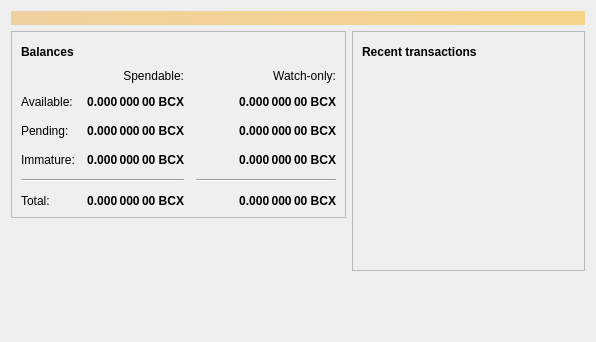
<?xml version="1.0" encoding="UTF-8"?>
<ui version="4.0">
 <class>OverviewPage</class>
 <widget class="QWidget" name="OverviewPage">
  <property name="geometry">
   <rect>
    <x>0</x>
    <y>0</y>
    <width>596</width>
    <height>342</height>
   </rect>
  </property>
  <property name="windowTitle">
   <string>Form</string>
  </property>
  <layout class="QVBoxLayout" name="topLayout">
   <item>
    <widget class="QLabel" name="labelAlerts">
     <property name="visible">
      <bool>false</bool>
     </property>
     <property name="styleSheet">
      <string notr="true">QLabel { background-color: qlineargradient(x1: 0, y1: 0, x2: 1, y2: 0, stop:0 #F0D0A0, stop:1 #F8D488); color:#000000; }</string>
     </property>
     <property name="wordWrap">
      <bool>true</bool>
     </property>
     <property name="margin">
      <number>3</number>
     </property>
     <property name="textInteractionFlags">
      <set>Qt::TextSelectableByMouse</set>
     </property>
    </widget>
   </item>
   <item>
    <layout class="QHBoxLayout" name="horizontalLayout" stretch="1,1">
     <item>
      <layout class="QVBoxLayout" name="verticalLayout_2">
       <item>
        <widget class="QFrame" name="frame">
         <property name="frameShape">
          <enum>QFrame::StyledPanel</enum>
         </property>
         <property name="frameShadow">
          <enum>QFrame::Raised</enum>
         </property>
         <layout class="QVBoxLayout" name="verticalLayout_4">
          <item>
           <layout class="QHBoxLayout" name="horizontalLayout_4">
            <item>
             <widget class="QLabel" name="label_5">
              <property name="font">
               <font>
                <weight>75</weight>
                <bold>true</bold>
               </font>
              </property>
              <property name="text">
               <string>Balances</string>
              </property>
             </widget>
            </item>
            <item>
             <widget class="QPushButton" name="labelWalletStatus">
              <property name="enabled">
               <bool>true</bool>
              </property>
              <property name="maximumSize">
               <size>
                <width>30</width>
                <height>16777215</height>
               </size>
              </property>
              <property name="toolTip">
               <string>The displayed information may be out of date. Your wallet automatically synchronizes with the BitcoinX network after a connection is established, but this process has not completed yet.</string>
              </property>
              <property name="text">
               <string/>
              </property>
              <property name="icon">
               <iconset resource="../bitcoin.qrc">
                <normaloff>:/icons/warning</normaloff>
                <disabledoff>:/icons/warning</disabledoff>:/icons/warning</iconset>
              </property>
              <property name="iconSize">
               <size>
                <width>24</width>
                <height>24</height>
               </size>
              </property>
              <property name="flat">
               <bool>true</bool>
              </property>
             </widget>
            </item>
            <item>
             <spacer name="horizontalSpacer_3">
              <property name="orientation">
               <enum>Qt::Horizontal</enum>
              </property>
              <property name="sizeHint" stdset="0">
               <size>
                <width>40</width>
                <height>20</height>
               </size>
              </property>
             </spacer>
            </item>
           </layout>
          </item>
          <item>
           <layout class="QGridLayout" name="gridLayout">
            <property name="spacing">
             <number>12</number>
            </property>
            <item row="2" column="2">
             <widget class="QLabel" name="labelWatchPending">
              <property name="font">
               <font>
                <weight>75</weight>
                <bold>true</bold>
               </font>
              </property>
              <property name="cursor">
               <cursorShape>IBeamCursor</cursorShape>
              </property>
              <property name="toolTip">
               <string>Unconfirmed transactions to watch-only addresses</string>
              </property>
              <property name="text">
               <string notr="true">0.000 000 00 BCX</string>
              </property>
              <property name="alignment">
               <set>Qt::AlignRight|Qt::AlignTrailing|Qt::AlignVCenter</set>
              </property>
              <property name="textInteractionFlags">
               <set>Qt::LinksAccessibleByMouse|Qt::TextSelectableByKeyboard|Qt::TextSelectableByMouse</set>
              </property>
             </widget>
            </item>
            <item row="2" column="1">
             <widget class="QLabel" name="labelUnconfirmed">
              <property name="font">
               <font>
                <weight>75</weight>
                <bold>true</bold>
               </font>
              </property>
              <property name="cursor">
               <cursorShape>IBeamCursor</cursorShape>
              </property>
              <property name="toolTip">
               <string>Total of transactions that have yet to be confirmed, and do not yet count toward the spendable balance</string>
              </property>
              <property name="text">
               <string notr="true">0.000 000 00 BCX</string>
              </property>
              <property name="alignment">
               <set>Qt::AlignRight|Qt::AlignTrailing|Qt::AlignVCenter</set>
              </property>
              <property name="textInteractionFlags">
               <set>Qt::LinksAccessibleByMouse|Qt::TextSelectableByKeyboard|Qt::TextSelectableByMouse</set>
              </property>
             </widget>
            </item>
            <item row="3" column="2">
             <widget class="QLabel" name="labelWatchImmature">
              <property name="font">
               <font>
                <weight>75</weight>
                <bold>true</bold>
               </font>
              </property>
              <property name="cursor">
               <cursorShape>IBeamCursor</cursorShape>
              </property>
              <property name="toolTip">
               <string>Mined balance in watch-only addresses that has not yet matured</string>
              </property>
              <property name="text">
               <string notr="true">0.000 000 00 BCX</string>
              </property>
              <property name="alignment">
               <set>Qt::AlignRight|Qt::AlignTrailing|Qt::AlignVCenter</set>
              </property>
              <property name="textInteractionFlags">
               <set>Qt::LinksAccessibleByMouse|Qt::TextSelectableByKeyboard|Qt::TextSelectableByMouse</set>
              </property>
             </widget>
            </item>
            <item row="4" column="0" colspan="2">
             <widget class="Line" name="line">
              <property name="orientation">
               <enum>Qt::Horizontal</enum>
              </property>
             </widget>
            </item>
            <item row="4" column="2">
             <widget class="Line" name="lineWatchBalance">
              <property name="sizePolicy">
               <sizepolicy hsizetype="Preferred" vsizetype="Fixed">
                <horstretch>0</horstretch>
                <verstretch>0</verstretch>
               </sizepolicy>
              </property>
              <property name="minimumSize">
               <size>
                <width>140</width>
                <height>0</height>
               </size>
              </property>
              <property name="orientation">
               <enum>Qt::Horizontal</enum>
              </property>
             </widget>
            </item>
            <item row="5" column="0">
             <widget class="QLabel" name="labelTotalText">
              <property name="text">
               <string>Total:</string>
              </property>
             </widget>
            </item>
            <item row="3" column="1">
             <widget class="QLabel" name="labelImmature">
              <property name="font">
               <font>
                <weight>75</weight>
                <bold>true</bold>
               </font>
              </property>
              <property name="cursor">
               <cursorShape>IBeamCursor</cursorShape>
              </property>
              <property name="toolTip">
               <string>Mined balance that has not yet matured</string>
              </property>
              <property name="text">
               <string notr="true">0.000 000 00 BCX</string>
              </property>
              <property name="alignment">
               <set>Qt::AlignRight|Qt::AlignTrailing|Qt::AlignVCenter</set>
              </property>
              <property name="textInteractionFlags">
               <set>Qt::LinksAccessibleByMouse|Qt::TextSelectableByKeyboard|Qt::TextSelectableByMouse</set>
              </property>
             </widget>
            </item>
            <item row="2" column="3">
             <spacer name="horizontalSpacer_2">
              <property name="orientation">
               <enum>Qt::Horizontal</enum>
              </property>
              <property name="sizeHint" stdset="0">
               <size>
                <width>40</width>
                <height>20</height>
               </size>
              </property>
             </spacer>
            </item>
            <item row="3" column="0">
             <widget class="QLabel" name="labelImmatureText">
              <property name="text">
               <string>Immature:</string>
              </property>
             </widget>
            </item>
            <item row="5" column="1">
             <widget class="QLabel" name="labelTotal">
              <property name="font">
               <font>
                <weight>75</weight>
                <bold>true</bold>
               </font>
              </property>
              <property name="cursor">
               <cursorShape>IBeamCursor</cursorShape>
              </property>
              <property name="toolTip">
               <string>Your current total balance</string>
              </property>
              <property name="text">
               <string notr="true">0.000 000 00 BCX</string>
              </property>
              <property name="alignment">
               <set>Qt::AlignRight|Qt::AlignTrailing|Qt::AlignVCenter</set>
              </property>
              <property name="textInteractionFlags">
               <set>Qt::LinksAccessibleByMouse|Qt::TextSelectableByKeyboard|Qt::TextSelectableByMouse</set>
              </property>
             </widget>
            </item>
            <item row="5" column="2">
             <widget class="QLabel" name="labelWatchTotal">
              <property name="font">
               <font>
                <weight>75</weight>
                <bold>true</bold>
               </font>
              </property>
              <property name="cursor">
               <cursorShape>IBeamCursor</cursorShape>
              </property>
              <property name="toolTip">
               <string>Current total balance in watch-only addresses</string>
              </property>
              <property name="text">
               <string notr="true">0.000 000 00 BCX</string>
              </property>
              <property name="alignment">
               <set>Qt::AlignRight|Qt::AlignTrailing|Qt::AlignVCenter</set>
              </property>
              <property name="textInteractionFlags">
               <set>Qt::LinksAccessibleByMouse|Qt::TextSelectableByKeyboard|Qt::TextSelectableByMouse</set>
              </property>
             </widget>
            </item>
            <item row="0" column="2">
             <widget class="QLabel" name="labelWatchonly">
              <property name="text">
               <string>Watch-only:</string>
              </property>
              <property name="alignment">
               <set>Qt::AlignRight|Qt::AlignTrailing|Qt::AlignVCenter</set>
              </property>
             </widget>
            </item>
            <item row="1" column="0">
             <widget class="QLabel" name="labelBalanceText">
              <property name="text">
               <string>Available:</string>
              </property>
             </widget>
            </item>
            <item row="1" column="1">
             <widget class="QLabel" name="labelBalance">
              <property name="font">
               <font>
                <weight>75</weight>
                <bold>true</bold>
               </font>
              </property>
              <property name="cursor">
               <cursorShape>IBeamCursor</cursorShape>
              </property>
              <property name="toolTip">
               <string>Your current spendable balance</string>
              </property>
              <property name="text">
               <string notr="true">0.000 000 00 BCX</string>
              </property>
              <property name="alignment">
               <set>Qt::AlignRight|Qt::AlignTrailing|Qt::AlignVCenter</set>
              </property>
              <property name="textInteractionFlags">
               <set>Qt::LinksAccessibleByMouse|Qt::TextSelectableByKeyboard|Qt::TextSelectableByMouse</set>
              </property>
             </widget>
            </item>
            <item row="1" column="2">
             <widget class="QLabel" name="labelWatchAvailable">
              <property name="font">
               <font>
                <weight>75</weight>
                <bold>true</bold>
               </font>
              </property>
              <property name="cursor">
               <cursorShape>IBeamCursor</cursorShape>
              </property>
              <property name="toolTip">
               <string>Your current balance in watch-only addresses</string>
              </property>
              <property name="text">
               <string notr="true">0.000 000 00 BCX</string>
              </property>
              <property name="alignment">
               <set>Qt::AlignRight|Qt::AlignTrailing|Qt::AlignVCenter</set>
              </property>
              <property name="textInteractionFlags">
               <set>Qt::LinksAccessibleByMouse|Qt::TextSelectableByKeyboard|Qt::TextSelectableByMouse</set>
              </property>
             </widget>
            </item>
            <item row="2" column="0">
             <widget class="QLabel" name="labelPendingText">
              <property name="text">
               <string>Pending:</string>
              </property>
             </widget>
            </item>
            <item row="0" column="1">
             <widget class="QLabel" name="labelSpendable">
              <property name="text">
               <string>Spendable:</string>
              </property>
              <property name="alignment">
               <set>Qt::AlignRight|Qt::AlignTrailing|Qt::AlignVCenter</set>
              </property>
             </widget>
            </item>
           </layout>
          </item>
         </layout>
        </widget>
       </item>
       <item>
        <spacer name="verticalSpacer">
         <property name="orientation">
          <enum>Qt::Vertical</enum>
         </property>
         <property name="sizeHint" stdset="0">
          <size>
           <width>20</width>
           <height>40</height>
          </size>
         </property>
        </spacer>
       </item>
      </layout>
     </item>
     <item>
      <layout class="QVBoxLayout" name="verticalLayout_3">
       <item>
        <widget class="QFrame" name="frame_2">
         <property name="frameShape">
          <enum>QFrame::StyledPanel</enum>
         </property>
         <property name="frameShadow">
          <enum>QFrame::Raised</enum>
         </property>
         <layout class="QVBoxLayout" name="verticalLayout">
          <item>
           <layout class="QHBoxLayout" name="horizontalLayout_2">
            <item>
             <widget class="QLabel" name="label_4">
              <property name="font">
               <font>
                <weight>75</weight>
                <bold>true</bold>
               </font>
              </property>
              <property name="text">
               <string>Recent transactions</string>
              </property>
             </widget>
            </item>
            <item>
             <widget class="QPushButton" name="labelTransactionsStatus">
              <property name="enabled">
               <bool>true</bool>
              </property>
              <property name="maximumSize">
               <size>
                <width>30</width>
                <height>16777215</height>
               </size>
              </property>
              <property name="toolTip">
               <string>The displayed information may be out of date. Your wallet automatically synchronizes with the BitcoinX network after a connection is established, but this process has not completed yet.</string>
              </property>
              <property name="text">
               <string/>
              </property>
              <property name="icon">
               <iconset resource="../bitcoin.qrc">
                <normaloff>:/icons/warning</normaloff>
                <disabledoff>:/icons/warning</disabledoff>:/icons/warning</iconset>
              </property>
              <property name="iconSize">
               <size>
                <width>24</width>
                <height>24</height>
               </size>
              </property>
              <property name="flat">
               <bool>true</bool>
              </property>
             </widget>
            </item>
            <item>
             <spacer name="horizontalSpacer">
              <property name="orientation">
               <enum>Qt::Horizontal</enum>
              </property>
              <property name="sizeHint" stdset="0">
               <size>
                <width>40</width>
                <height>20</height>
               </size>
              </property>
             </spacer>
            </item>
           </layout>
          </item>
          <item>
           <widget class="QListView" name="listTransactions">
            <property name="styleSheet">
             <string notr="true">QListView { background: transparent; }</string>
            </property>
            <property name="frameShape">
             <enum>QFrame::NoFrame</enum>
            </property>
            <property name="verticalScrollBarPolicy">
             <enum>Qt::ScrollBarAlwaysOff</enum>
            </property>
            <property name="horizontalScrollBarPolicy">
             <enum>Qt::ScrollBarAlwaysOff</enum>
            </property>
            <property name="selectionMode">
             <enum>QAbstractItemView::NoSelection</enum>
            </property>
           </widget>
          </item>
         </layout>
        </widget>
       </item>
       <item>
        <spacer name="verticalSpacer_2">
         <property name="orientation">
          <enum>Qt::Vertical</enum>
         </property>
         <property name="sizeHint" stdset="0">
          <size>
           <width>20</width>
           <height>40</height>
          </size>
         </property>
        </spacer>
       </item>
      </layout>
     </item>
    </layout>
   </item>
  </layout>
 </widget>
 <resources/>
 <connections/>
</ui>
